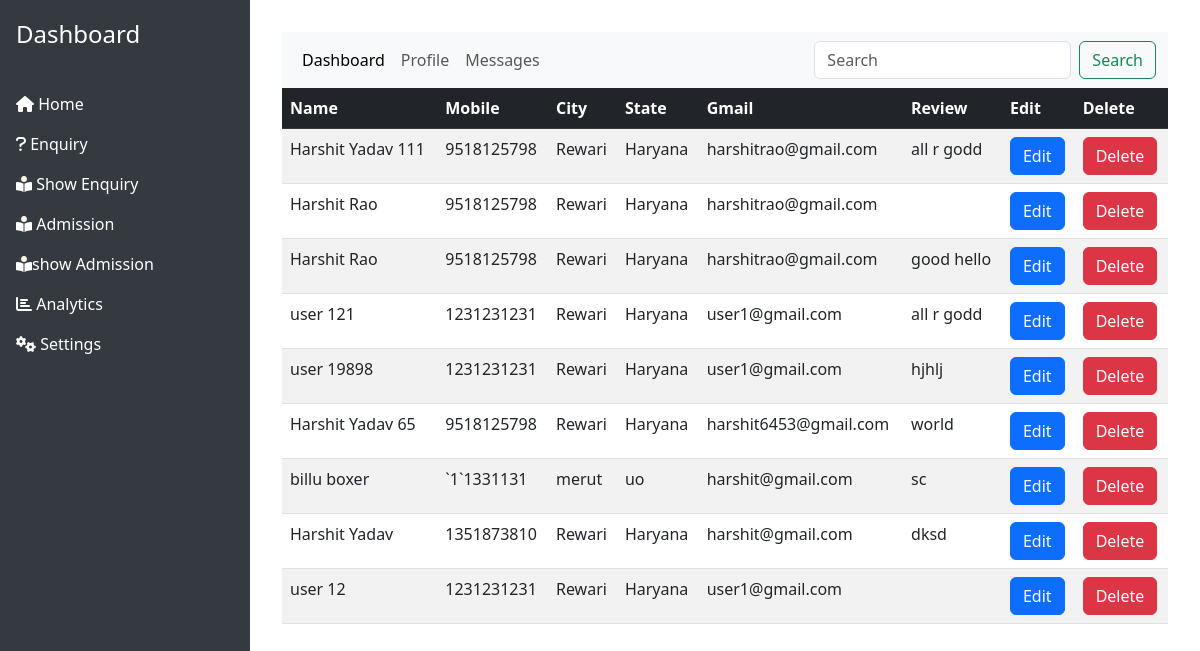
Page /showenquiry.php on the earlier database version.
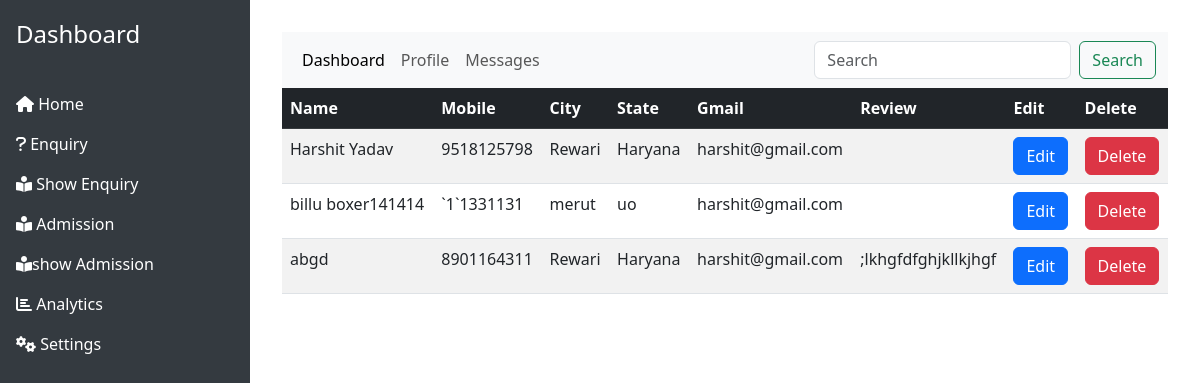
Same page on the later database version.
### tables this page shows
CREATE TABLE `enquiry` (
  `id` int(11) NOT NULL,
  `name` varchar(30) DEFAULT NULL,
  `mobileno` varchar(10) DEFAULT NULL,
  `city` varchar(30) DEFAULT NULL,
  `state` varchar(30) DEFAULT NULL,
  `gmail` varchar(30) DEFAULT NULL,
  `review` varchar(30) DEFAULT NULL
);

### dao.php (called while the page is built, shortened)
<?php
$servername = "localhost";
$username = "root";
$password = "";
$dbname = "lib";
$conn = mysqli_connect($servername, $username, $password, $dbname);
function query($sql)
{
    global $conn;
    $result = mysqli_query($conn, $sql);
    return $result;
}
function fetchAll($result)
{
    $rows = array();
    while ($row = mysqli_fetch_assoc($result)) {
        $rows[] = $row;
    }
    return $rows;
}
function selectall($table)
{
    $sql = "select * from $table";
    $result = query($sql);
    return $rows = fetchAll($result);
}

### showenquiry.php (the view, shortened to what this page needs)
<?php require_once('dao.php'); ?>
<?php require_once('header.php'); ?>
<div class="table-responsive ">
    <table class="table table-striped table-hover">
        <thead>
            <tr class="table table-dark ">
                <th>Name</th>
                <th>Mobile</th>
                <th>City</th>
                <th>State</th>
                <th>Gmail</th>
                <th>Review</th>
                <th>Edit</th>
                <th>Delete</th>
            </tr>
        </thead>
        <tbody>
            <?php
            $table = "enquiry";
            $rows=selectall($table);
            for($i=0;$i<count($rows);$i++){
            ?>
            <tr>
                <td><?php echo $rows[$i]['name'];?></td>
                <td><?php echo $rows[$i]['mobileno'];?></td>
                <td><?php echo $rows[$i]['city'];?></td>
                <td><?php echo $rows[$i]['state'];?></td>
                <td><?php echo $rows[$i]['gmail'];?></td>
                <td><?php echo $rows[$i]['review'];?></td>
                <td><a href="edit_enquiry.php?edit=<?php echo $rows[$i]['id'];?>" class="btn btn-primary " >Edit</a></td>
                <td><a href="enquiry_controller.php?delete=<?php echo $rows[$i]['id'];?>" class="btn btn-danger" >Delete</a></td>
            </tr>
            <?php }?>
        </tbody>
    </table>
</div>
<?php require_once('footer.php');?>

### header.php (shortened to what this page needs)
<!DOCTYPE html>
<html lang="en">
<head>
  <link href="https://cdn.jsdelivr.net/npm/bootstrap@5.3.0-alpha1/dist/css/bootstrap.min.css" rel="stylesheet">
  <link href="https://cdnjs.cloudflare.com/ajax/libs/font-awesome/6.0.0-beta3/css/all.min.css" rel="stylesheet">
</head>
<body>
  <div class="sidebar">
    <div class="sidebar-brand">Dashboard</div>
    <ul class="nav flex-column sidebar-nav">
      <li class="nav-item">
        <a class="nav-link" href="index.php"><i class="fas fa-home"></i> Home</a>
      </li>
      <li class="nav-item">
        <a class="nav-link" href="enquiry.php"><i class="fas fa-question"></i> Enquiry</a>
      </li>
      <li class="nav-item">
        <a class="nav-link" href="showenquiry.php"><i class="fas fa-book-reader"></i> Show Enquiry</a>
      </li>
      <li class="nav-item">
        <a class="nav-link" href="admission.php"><i class="fas fa-book-reader"></i> Admission</a>
      </li>
      <li class="nav-item">
        <a class="nav-link" href="showadmission.php"><i class="fas fa-book-reader"></i>show Admission</a>
      </li>
      <li class="nav-item">
        <a class="nav-link" href="#"><i class="fas fa-chart-bar"></i> Analytics</a>
      </li>
      <li class="nav-item">
        <a class="nav-link" href="#"><i class="fas fa-cogs"></i> Settings</a>
      </li>
    </ul>
  </div>
  <div class="content">
    <nav class="navbar navbar-expand-lg navbar-light bg-light">
      <div class="container-fluid">
        <div class="collapse navbar-collapse" id="navbarSupportedContent">
          <ul class="navbar-nav me-auto mb-2 mb-lg-0">
            <li class="nav-item">
              <a class="nav-link active" aria-current="page" href="#">Dashboard</a>
            </li>
            <li class="nav-item">
              <a class="nav-link" href="#">Profile</a>
            </li>
            <li class="nav-item">
              <a class="nav-link" href="#">Messages</a>
            </li>
          </ul>
          <form class="d-flex">
            <input class="form-control me-2" type="search" placeholder="Search" aria-label="Search">
            <button class="btn btn-outline-success" type="submit">Search</button>
          </form>
        </div>
      </div>
    </nav>

### footer.php (shortened to what this page needs)
</body>
</html>

### header.php (style rules this page uses)
.sidebar { position: fixed; top: 0; left: 0; height: 100vh; width: 250px; background-color: #343a40; }
.sidebar-brand { padding: 1rem; color: #fff; font-size: 1.5rem; }
.sidebar-nav { padding-top: 1rem; }
.sidebar-nav .nav-link { color: #fff; }
.content { margin-left: 250px; padding: 2rem; }

Differences in the rows shown:
removed enquiry: name "Harshit Yadav 111", mobileno "9518125798", city "Rewari", state "Haryana", gmail "harshitrao@gmail.com", review "all r godd"
removed enquiry: name "Harshit Rao", mobileno "9518125798", city "Rewari", state "Haryana", gmail "harshitrao@gmail.com"
removed enquiry: name "Harshit Rao", mobileno "9518125798", city "Rewari", state "Haryana", gmail "harshitrao@gmail.com", review "good hello"
removed enquiry: name "user 121", mobileno "1231231231", city "Rewari", state "Haryana", gmail "user1@gmail.com", review "all r godd"
removed enquiry: name "user 19898", mobileno "1231231231", city "Rewari", state "Haryana", gmail "user1@gmail.com", review "hjhlj"
removed enquiry: name "Harshit Yadav 65", mobileno "9518125798", city "Rewari", state "Haryana", gmail "harshit6453@gmail.com", review "world"
removed enquiry: name "billu boxer", mobileno "`1`1331131", city "merut", state "uo", gmail "harshit@gmail.com", review "sc"
removed enquiry: name "user 12", mobileno "1231231231", city "Rewari", state "Haryana", gmail "user1@gmail.com"
changed enquiry "Harshit Yadav": mobileno "1351873810" → "9518125798"; review "dksd" → (not shown)
added enquiry: name "billu boxer141414", mobileno "`1`1331131", city "merut", state "uo", gmail "harshit@gmail.com"
added enquiry: name "abgd", mobileno "8901164311", city "Rewari", state "Haryana", gmail "harshit@gmail.com", review ";lkhgfdfghjkllkjhgf"
